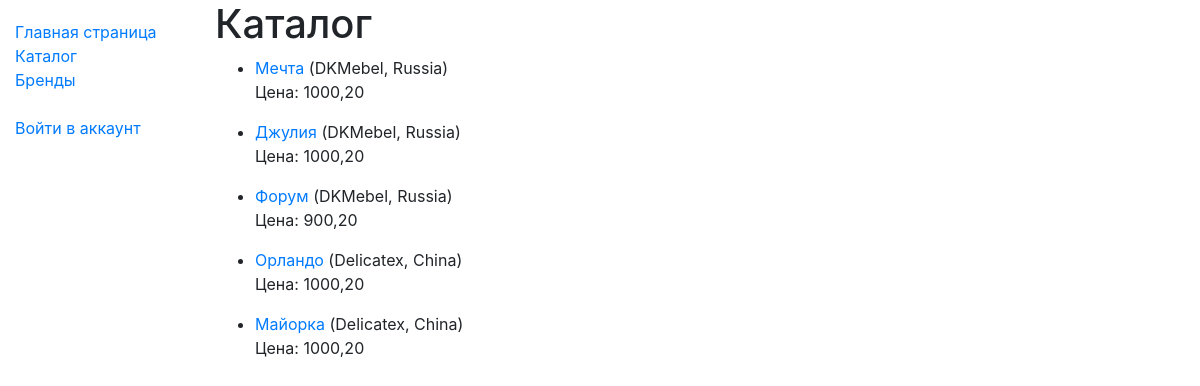
Page /catalog/furniture/ on the committed database.
### catalog/models.py (models this page shows, shortened)
class Furniture(models.Model):
    name = models.CharField(max_length=200)
    brand = models.ForeignKey('Brand', on_delete=models.SET_NULL, null=True)
    description = models.TextField(max_length=1000, help_text="Описание продукта")
    isbn = models.CharField('ISBN', max_length=13,
                            help_text='13 Character <a href="https://www.isbn-international.org/content/what-isbn">ISBN number</a>')
    type = models.ManyToManyField(Type, help_text="Select a type of this product")
    published = models.BooleanField(default=False, help_text="Опубликовано")
    image = models.CharField(max_length=500, help_text="Изображение продукта", null=True)
    price = models.DecimalField(max_digits=6, decimal_places=2, default=1000.20)
    def get_absolute_url(self):
        return reverse('furniture-detail', args=[str(self.id)])
    def display_type(self):
        return ', '.join(type.name for type in self.type.all()[:3])
    display_type.short_description = 'type'
    class Meta:
        ordering = ['brand']

class Brand(models.Model):
    name = models.CharField(max_length=100)
    country = models.CharField(max_length=100)
    description = models.CharField(max_length=500, null=True)
    def __str__(self):
        return '%s, %s' % (self.name, self.country)
    class Meta:
        ordering = ['name']

### catalog/views.py (the view)
# urls.py: path('furniture/', views.FurnitureListView.as_view(), name='furniture'),
class FurnitureListView(generic.ListView):
    model = Furniture
    def get_queryset(self):
        return Furniture.objects.filter(published=True)

### catalog/templates/catalog/furniture_list.html
{% extends "base_generic.html" %}
{% block content %}
  <h1>Каталог</h1>
  {% if furniture_list %}
  <ul>
    {% for furniture in furniture_list %}
      <li>
        <a href="{{ furniture.get_absolute_url }}">{{ furniture.name }}</a> ({{furniture.brand}})
        <p> Цена: {{furniture.price }} </p>
      </li>
    {% endfor %}
  </ul>
  {% else %}
    <p>В магазине пропала вся мебель :(</p>
  {% endif %}
{% endblock %}

### rows in the picture
Furniture: name "Мечта", brand "DKMebel, Russia", price "1000,20"
Furniture: name "Джулия", brand "DKMebel, Russia", price "1000,20"
Furniture: name "Форум", brand "DKMebel, Russia", price "900,20"
Furniture: name "Орландо", brand "Delicatex, China", price "1000,20"
Furniture: name "Майорка", brand "Delicatex, China", price "1000,20"
